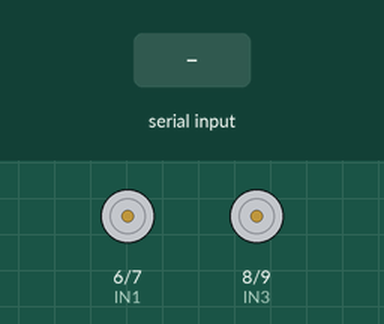
Recording of a sketch running on a simulated Arduino Uno, built with avr-gcc and run on an emulated ATmega328P. On the bench: motor-driver pin pairs drawn as motors (green arrow = first pin HIGH = forward, orange = second pin HIGH = backward, longer = more drive, scaled by the enable pin). The inputs (shaded band) are chosen by the test bench.

Above: at 0.9 s.
1.0 s: "F" received over Serial
At 1.1 s:
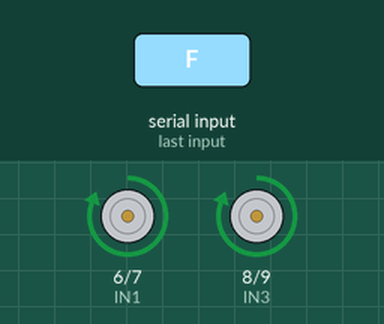
2.7 s: "L" received over Serial
At 2.9 s:
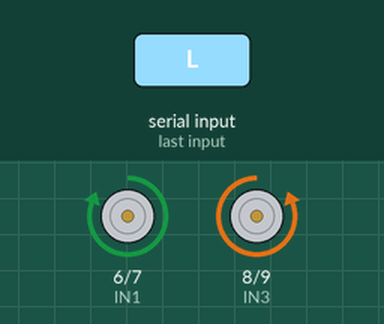
4.5 s: "R" received over Serial
At 4.7 s:
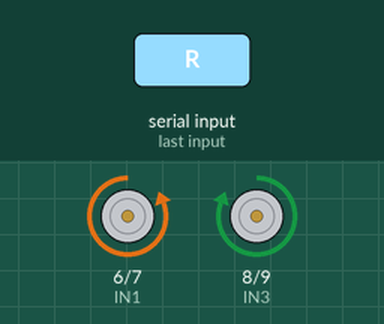
6.3 s: "B" received over Serial
At 6.5 s:
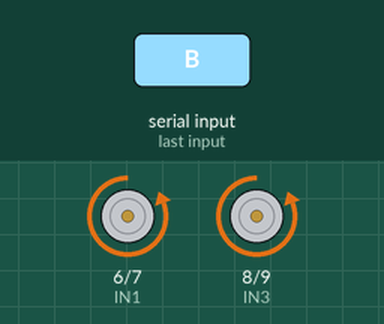
Timing chart, 0 to 9.1 s (numbered marks = the images above; inputs shaded):
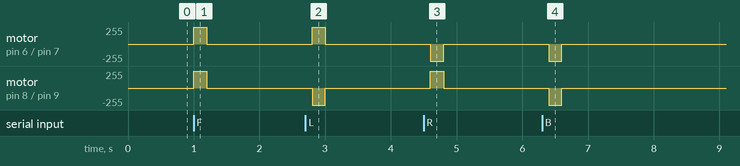

Measured:
- after the input at 1.0 s, motor on pin 6 (IN1) / pin 7 (IN2), motor on pin 8 (IN3) / pin 9 (IN4): stopped → forward 255/255 at once, → stopped 0.20 s later
- after the input at 2.7 s, motor on pin 6 (IN1) / pin 7 (IN2): stopped → forward 255/255 after 0.10 s, → stopped 0.20 s later; motor on pin 8 (IN3) / pin 9 (IN4): stopped → backward 255/255 after 0.10 s, → stopped 0.20 s later
- after the input at 4.5 s, motor on pin 6 (IN1) / pin 7 (IN2): stopped → backward 255/255 after 0.10 s, → stopped 0.20 s later; motor on pin 8 (IN3) / pin 9 (IN4): stopped → forward 255/255 after 0.10 s, → stopped 0.20 s later
- after the input at 6.3 s, motor on pin 6 (IN1) / pin 7 (IN2), motor on pin 8 (IN3) / pin 9 (IN4): stopped → backward 255/255 after 0.10 s, → stopped 0.20 s later

The sketch:

bluetooth-controlled-car.ino
```cpp
/*
  Code by:
  M.Hashir

  This is a code for Bluetooth controlled car

  Hardware:
  Is bought from www.munphurid.com
  -Arduino UNO
  -Motor driver module L298N
  -Light weight 3 wheeler chassis
  -HC-05 Bluetooth Module
  -Li-ion cell with holder (any 7V to 12V battery will work)
  -10 male to female wires
  -5 male to male wires

  Connections:
  Motor driver module and Arduino
  -Connect IN1 of module to pin 6 of Arduino
  -Connect IN2 of module to pin 7 of Arduino
  -Connect IN3 of module to pin 8 of Arduino
  -Connect IN4 of module to pin 9 of Arduino
  -Connect ENA of module to pin 10 of Arduino
  -Connect ENB of module to pin 11 of Arduino
  -Connect 5V of module to 5V of Arduino
  -Connect GND of module to GND of Arduino

  Bluetooth module and Arduino
  -Connect RX of Bluetooth module to pin 1 = TX of Arduino
  -Connect TX of Bluetooth module to pin 0 = RX of Arduino
  -Connect VCC of Bluetooth module to 5V of Arduino
  -Connect GND of Bluetooth module to GND of Arduino

  Motors
  Connect motors to motor driver module.

  Battery and all circuits
  -Connect +ve wire of battery to 12V of motor driver module
  -Connect -ve wire of battery to GND of motor driver module
*/

#define IN1 6                          //Connect IN1 to pin 6 of Arduino
#define IN2 7                         //Connect IN2 to pin 7 of Arduino
#define ENA 10                          //Connect ENA to pin 10 of Arduino
#define ENB 11                          //Connect ENB to pin 11 of Arduino
#define IN3 8                         //Connect IN3 to pin 8 of Arduino
#define IN4 9                         //Connect IN4 to pin 9 of Arduino
int speedvariable = 255;               //range of speedvariable is 0 to 255.... you can change this value to change speed of car

void stopm(void);
void forward(void);
void right(void);
void left(void);
void backward(void);


void setup(void)
{
  Serial.begin(9600);              //Do not edit this line
  pinMode(IN1, OUTPUT);             //Do not edit this line
  pinMode(IN2, OUTPUT);             //Do not edit this line
  pinMode(IN3, OUTPUT);             //Do not edit this line
  pinMode(IN4, OUTPUT);             //Do not edit this line
  pinMode(ENA, OUTPUT);             //Do not edit this line
  pinMode(ENB, OUTPUT);             //Do not edit this line
  analogWrite(ENA, speedvariable);          //Used for speed controlling
  analogWrite(ENB, speedvariable);          //Used for speed controlling

  while (!Serial.available());
}


void loop(void) {

  int a = Serial.read();            //Receive data from Bluetooth module
  switch (a) {

    case 'F':                           //If this letter is received
      forward();                          //Move forward
      delay(200);
      break;

    case 'L':                           //If this letter is received
      left();                             //Turn left
      delay(200);
      break;

    case 'R':                           //If this letter is received
      right();                            //Turn right
      delay(200);
      break;

    case 'B':                           //If this letter is received
      backward();                         //Move forward
      delay(200);
      break;

    default:
      stopm();                            //If nothing is pressed then stop
      delay(200);

  }
  a = 0;
}


void forward(void)                  //The four lines below tell your car how to move forward... you can edit them
{
  digitalWrite(IN1, HIGH);
  digitalWrite(IN2, LOW);
  digitalWrite(IN3, HIGH);
  digitalWrite(IN4, LOW);

}


void left(void)                     //The four lines below tell your car how to turn left.... you can edit them
{
  digitalWrite(IN1, HIGH);
  digitalWrite(IN2, LOW);
  digitalWrite(IN3, LOW);
  digitalWrite(IN4, HIGH);
}


void right(void)                    //The four lines below tell your car how to turn right.... you can edit them
{
  digitalWrite(IN1, LOW);
  digitalWrite(IN2, HIGH);
  digitalWrite(IN3, HIGH);
  digitalWrite(IN4, LOW);

}


void stopm(void)                    //The four lines below tell your car how to stop.... you can edit them
{

  digitalWrite(IN1, LOW);
  digitalWrite(IN2, LOW);
  digitalWrite(IN3, LOW);
  digitalWrite(IN4, LOW);

}
void backward(void)            //The four lines below tell your car how to go backward.... you can edit them
{

  digitalWrite(IN1, LOW);
  digitalWrite(IN2, HIGH);
  digitalWrite(IN3, LOW);
  digitalWrite(IN4, HIGH);

}
```
